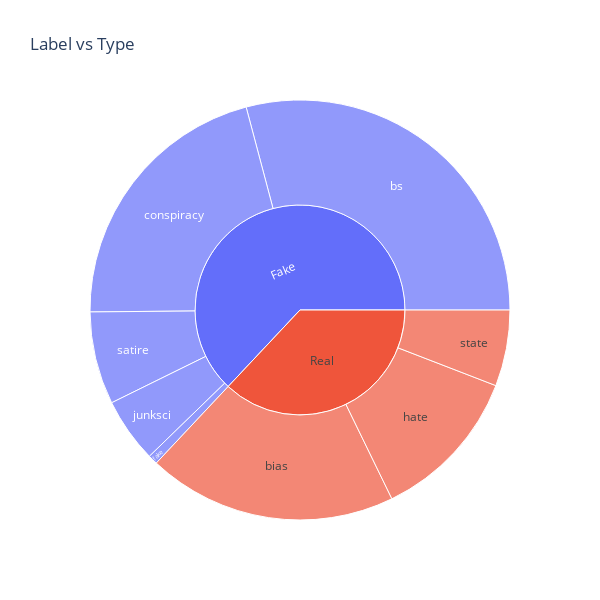

Here is the notebook cell this chart was saved with:
### Markdown cell above
### 5.3.2 Type vs Label distribution

### Code cell
# sunburst plot of types within labels 
fig = px.sunburst(df_req, path=['label', 'type'], title='Label vs Type')
fig.update_layout(width=600, height=600)  # Set the dimensions as required
fig.show()

### Figure 1 — Plotly figure (JSON) as saved in the notebook; plotly's stock layout.template omitted (floating-point values rounded to 4 significant figures)
{"data": [{"branchvalues": "total", "domain": {"x": [0, 1], "y": [0, 1]}, "hovertemplate": "labels=%{label}<br>count=%{value}<br>parent=%{parent}<br>id=%{id}<extra></extra>", "ids": ["Real/bias", "Fake/bs", "Fake/conspiracy", "Fake/fake", "Real/hate", "Fake/junksci", "Fake/satire", "Real/state", "Fake", "Real"], "labels": ["bias", "bs", "conspiracy", "fake", "hate", "junksci", "satire", "state", "Fake", "Real"], "name": "", "parents": ["Real", "Fake", "Fake", "Fake", "Real", "Fake", "Fake", "Real", "", ""], "type": "sunburst", "values": [393, 596, 430, 15, 244, 102, 146, 120, 1289, 757]}], "layout": {"height": 600, "legend": {"tracegroupgap": 0}, "title": {"text": "Label vs Type"}, "width": 600}}
